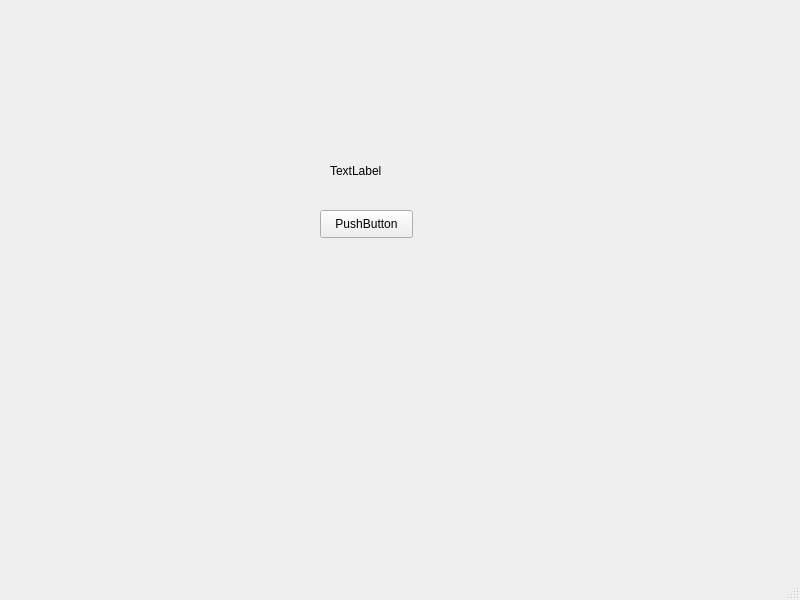
<?xml version="1.0" encoding="UTF-8"?>
<ui version="4.0">
 <class>MainWindow</class>
 <widget class="QMainWindow" name="MainWindow">
  <property name="geometry">
   <rect>
    <x>0</x>
    <y>0</y>
    <width>800</width>
    <height>600</height>
   </rect>
  </property>
  <property name="cursor">
   <cursorShape>ArrowCursor</cursorShape>
  </property>
  <property name="windowTitle">
   <string>MainWindow</string>
  </property>
  <widget class="QWidget" name="centralwidget">
   <widget class="QLabel" name="label">
    <property name="enabled">
     <bool>true</bool>
    </property>
    <property name="geometry">
     <rect>
      <x>330</x>
      <y>150</y>
      <width>91</width>
      <height>41</height>
     </rect>
    </property>
    <property name="cursor">
     <cursorShape>ArrowCursor</cursorShape>
    </property>
    <property name="focusPolicy">
     <enum>Qt::NoFocus</enum>
    </property>
    <property name="text">
     <string>TextLabel</string>
    </property>
   </widget>
   <widget class="QPushButton" name="pushButton">
    <property name="geometry">
     <rect>
      <x>320</x>
      <y>210</y>
      <width>93</width>
      <height>28</height>
     </rect>
    </property>
    <property name="text">
     <string>PushButton</string>
    </property>
   </widget>
  </widget>
  <widget class="QMenuBar" name="menubar">
   <property name="geometry">
    <rect>
     <x>0</x>
     <y>0</y>
     <width>800</width>
     <height>26</height>
    </rect>
   </property>
  </widget>
  <widget class="QStatusBar" name="statusbar"/>
 </widget>
 <resources/>
 <connections/>
</ui>
